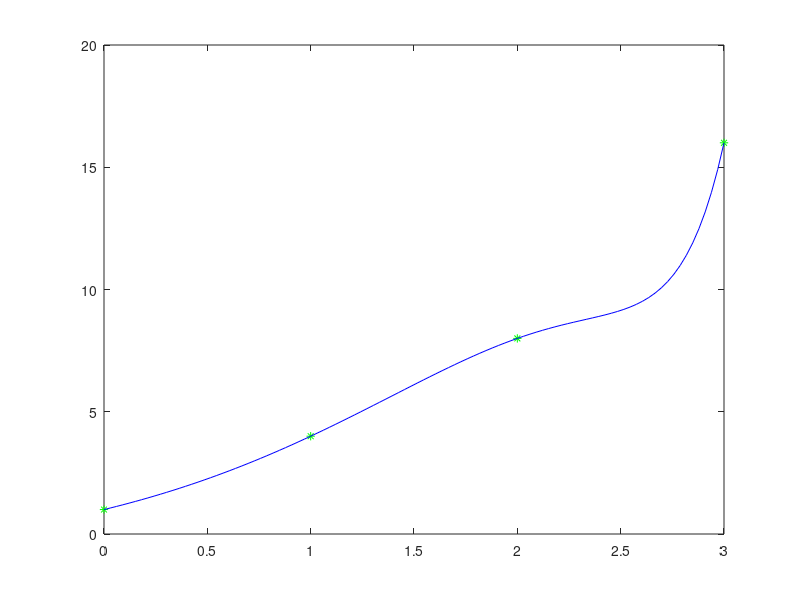

MATLAB code for this plot:
% Esercitazione 3 - Es. 4

% f(x) = c_1 exp{n*x} + c_2*exp{(n-1)*x} + ...
%      + c_{n} exp{x} + c_{n+1}
%      = sum_k*c_k*exp{ (n+1-k)*x}
%   x = log(t)  -->  t = exp{x}
%f(log(t)) = c_1 t^n + c_2 * t^{n-1} + ...
%          + c_n*t + c_{n+1}

close all 
clear all 
clc

%ordine somma exp che voglio approssimare
n=3;

%nodi: (0,1),  (3,16)
x=0:3;
y=[1 4 8 16];

z=linspace(0,3);

%coefficienti ricordano la sostituzione t=exp(x)
c=polyfit(exp(x),y,n);
p=polyval(c,exp(z));


plot(x,y, 'g*')
hold on
plot(z, p, 'b')
